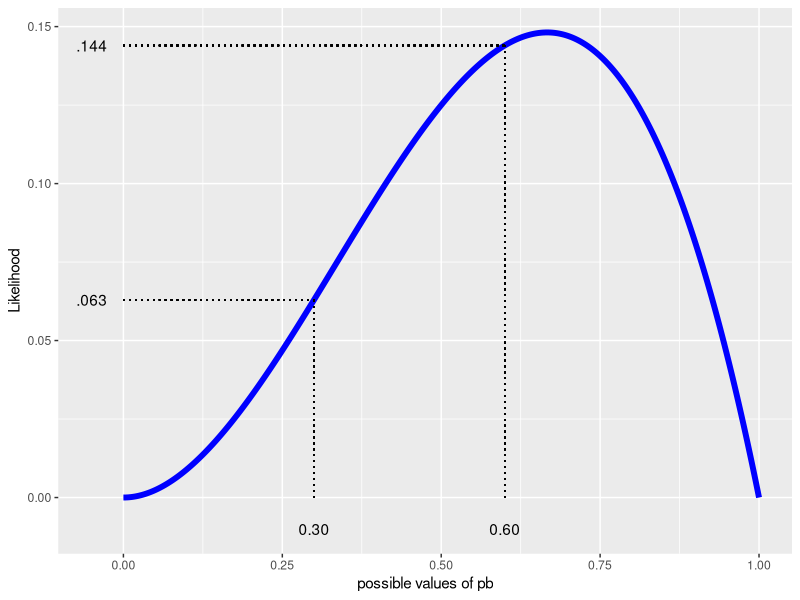
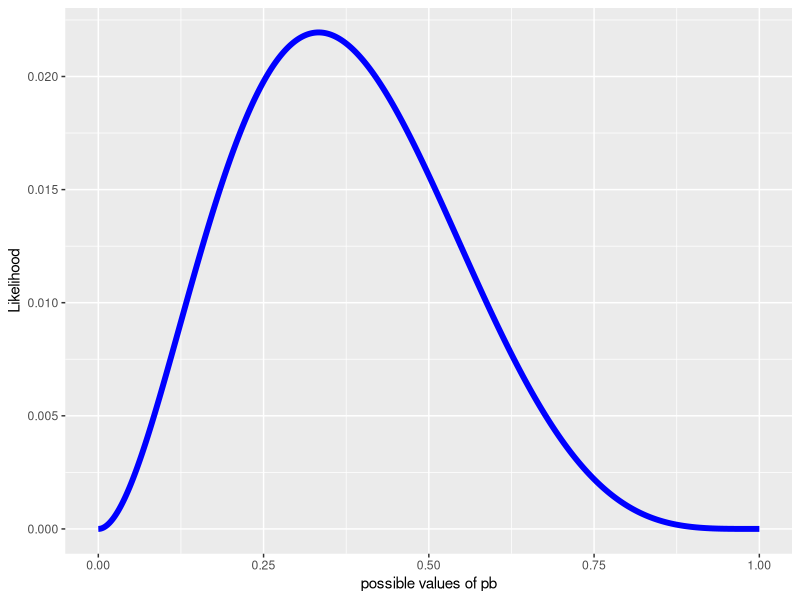
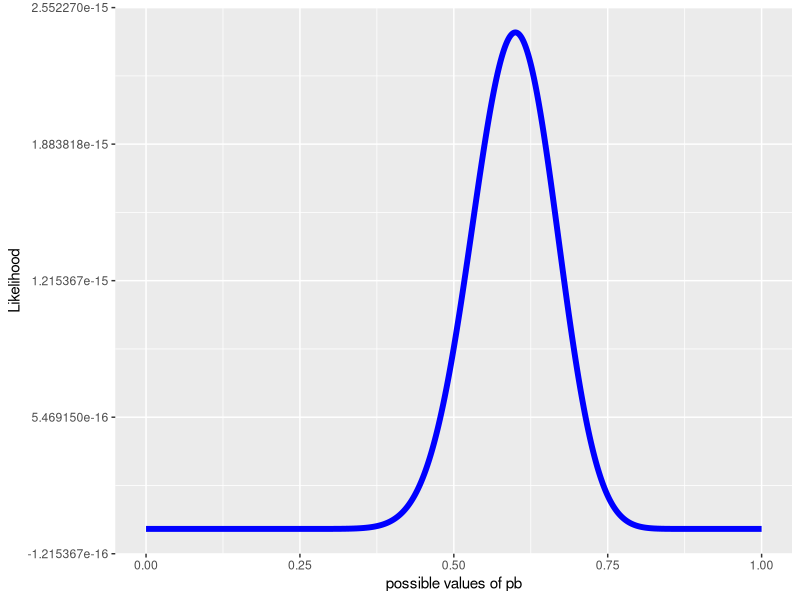
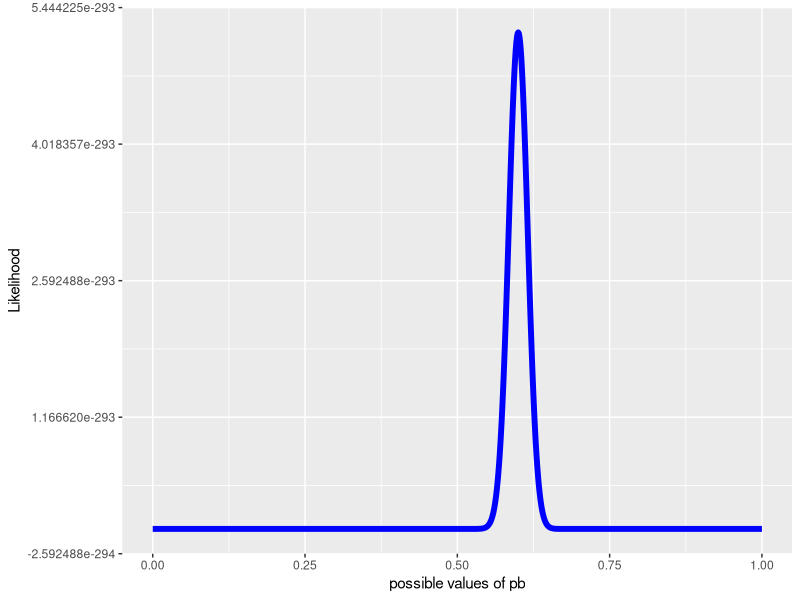
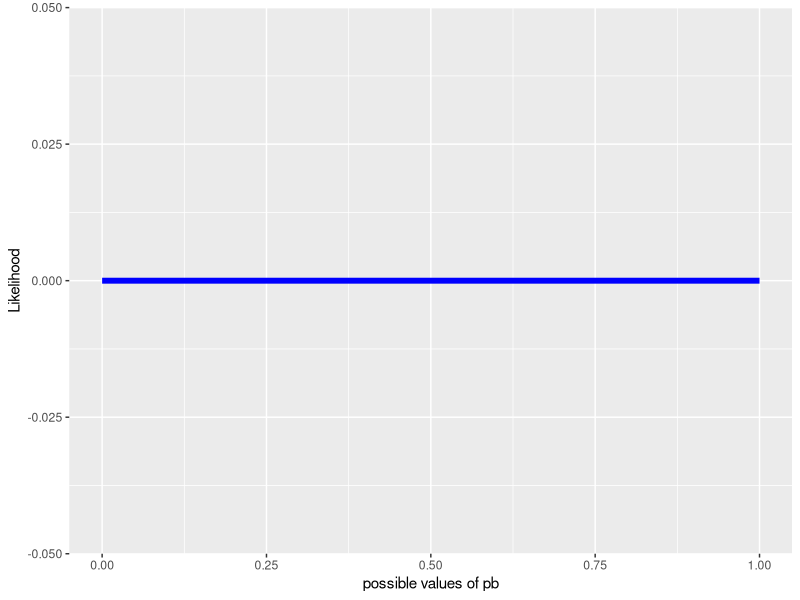

Write R code to recreate these figures, in order.
## ---- chunk 1
knitr::opts_chunk$set(echo = TRUE)
## ---- chunk 2
rm(list = ls())
library(tidyverse)
## ---- chunk 3
pb <- seq(0,1,length=1001)   # possible values for prob a boy is born 0, 0.001, ...
lik <- pb^2 * (1-pb)       # likelihood of getting observed data
GBBdf <- data.frame(pb,lik)
GBBplot<- ggplot(data=GBBdf, mapping = aes(x = pb, y = lik)) + 
  geom_line(color = "blue", linewidth = 2) + 
  xlab("possible values of pb") + ylab("Likelihood") +
  geom_segment(aes(x = .30, y = 0, xend = .30, yend = .063), linetype = "dotted") +
  geom_segment(aes(x = 0, y = .063, xend = .30, yend = .063), linetype = "dotted") +
  geom_segment(aes(x = .60, y = 0, xend = .60, yend = .144), linetype = "dotted") +
  geom_segment(aes(x = 0, y = .144, xend = .60, yend = .144), linetype = "dotted") +
  annotate("text", x = .30, y = -0.01, label= "0.30") + 
  annotate("text", x = .60, y = -0.01, label= "0.60") + 
  annotate("text", x = -0.05, y = .063, label= ".063") + 
  annotate("text", x = -0.05, y = .144, label= ".144")  

GBBplot
## ---- chunk 4
pb <- seq(0,1,length=1001)   # possible values for prob a boy is born 0, 0.001, ...
lik <- pb^2 * (1-pb)^4       # likelihood of getting observed data
Ex3cdf <- data.frame(pb,lik)

Ex3cplot<- ggplot(data=Ex3cdf, mapping = aes(x = pb, y = lik)) + 
  geom_line(color = "blue", linewidth = 2) + 
  xlab("possible values of pb") + ylab("Likelihood") 

Ex3cplot
## ---- chunk 5
pb <- seq(0,1,length=1001)   # possible values for prob a boy is born 0, 0.001, ...
lik <- pb^30 * (1-pb)^20       # likelihood of getting observed data
Ex3edf <- data.frame(pb,lik)

Ex3eplot<- ggplot(data=Ex3edf, mapping = aes(x = pb, y = lik)) + 
  geom_line(color = "blue", linewidth = 2) + 
  xlab("possible values of pb") + ylab("Likelihood") 

Ex3eplot
## ---- chunk 6
pb <- seq(0,1,length=1001)   # possible values for prob a boy is born 0, 0.001, ...
lik <- pb^600 * (1-pb)^400       # likelihood of getting observed data
Ex3fdf <- data.frame(pb,lik)

Ex3fplot<- ggplot(data=Ex3fdf, mapping = aes(x = pb, y = lik)) + 
  geom_line(color = "blue", linewidth = 2) + 
  xlab("possible values of pb") + ylab("Likelihood") 

Ex3fplot
## ---- chunk 7
pb <- seq(0,1,length=1001)   # possible values for prob a boy is born 0, 0.001, ...
lik <- pb^6000 * (1-pb)^4000       # likelihood of getting observed data
Ex3gdf <- data.frame(pb,lik)

Ex3gplot<- ggplot(data=Ex3gdf, mapping = aes(x = pb, y = lik)) + 
  geom_line(color = "blue", linewidth = 2) + 
  xlab("possible values of pb") + ylab("Likelihood") 

Ex3gplot
## ---- chunk 8
Lik.f <- function(pb, nboy, ngirl){
    return(pb^nboy * (1-pb)^ngirl)
  }
optimize(Lik.f, nboy=30, ngirl=20, interval=c(0,1), maximum=TRUE)
